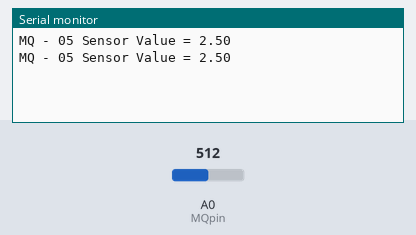
A sketch run on a simulated Arduino Uno, built with avr-gcc and run on an emulated ATmega328P. Shown: the last lines printed to the serial monitor. The test bench sets the inputs (shaded band); at power-on: A0 (MQpin) = 512.

Above: at 1.8 s.
1.9 s: A0 (MQpin) set to 716
At 2.8 s:
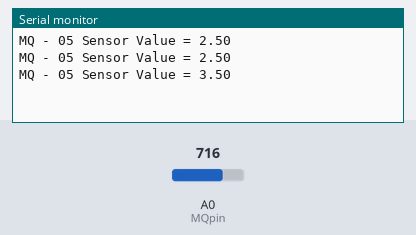
3.4 s: A0 (MQpin) set to 900
At 4.7 s:
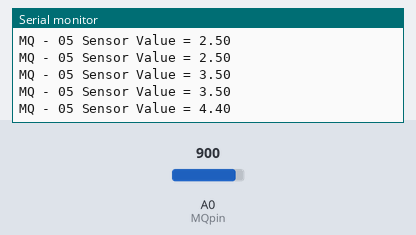
Timing chart, 0 to 6.4 s (numbered marks = the images above; inputs shaded):
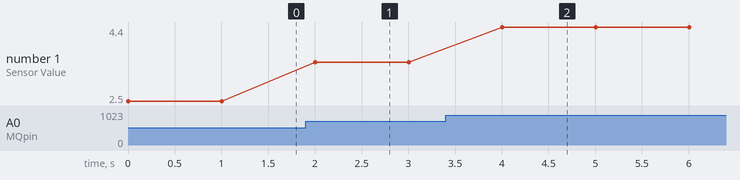

The sketch:

04_MQ_05_Sensor.ino
```cpp
/*

   This program is for Interfacing MQ-05 sensor with Arduino/Node MCU

   Connect VCC of sensor to Vin/5V on Arduino/Node MCU
   Connect GND of sensor to GND on Arduino/Node MCU
   Connect A0 of sensor to A0 of Arduino/Node MCU


   Upload this code and test the output
*/

#define MQpin A0

float sensorData = 0;

void setup()
{
  pinMode(MQpin, INPUT);
  Serial.begin(9600);
}

void loop()
{
  sensorData = (analogRead(MQpin) * (5.00 / 1023)); // Reading and converting sensorData into 0 - 5V Voltage levels
  Serial.print("MQ - 05 Sensor Value = ");
  Serial.println(sensorData);
  delay(1000);
}
```

Measured:
- after the input at 1.9 s, the serial monitor: prints a new line after 0.10 s (image 1)
- after the input at 3.4 s, the serial monitor: prints a new line after 0.60 s (image 2)
- plotted number 1: 2.5 → 3.5 after the input at 1.9 s, 3.5 → 4.4 after the input at 3.4 s
